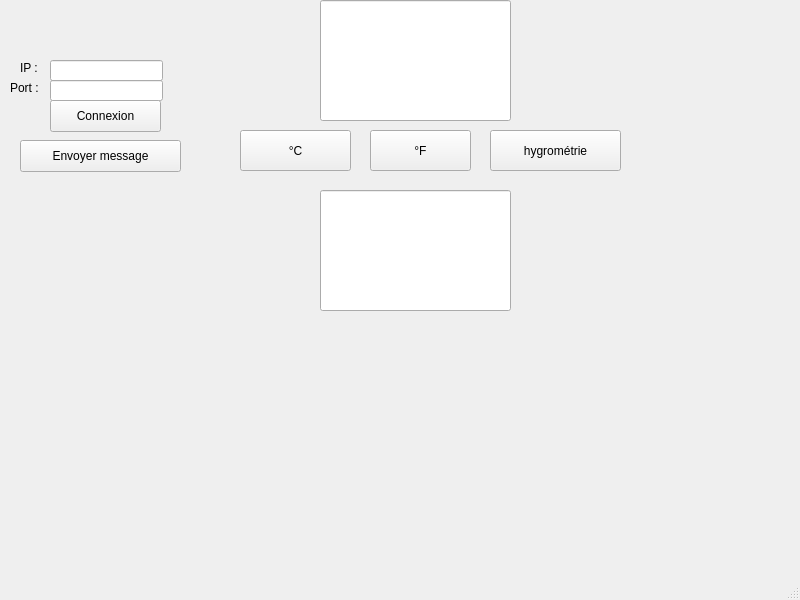
<?xml version="1.0" encoding="UTF-8"?>
<ui version="4.0">
 <class>clientQT</class>
 <widget class="QMainWindow" name="clientQT">
  <property name="geometry">
   <rect>
    <x>0</x>
    <y>0</y>
    <width>800</width>
    <height>600</height>
   </rect>
  </property>
  <property name="windowTitle">
   <string>clientQT</string>
  </property>
  <widget class="QWidget" name="centralwidget">
   <widget class="QLabel" name="ip">
    <property name="geometry">
     <rect>
      <x>20</x>
      <y>60</y>
      <width>21</width>
      <height>16</height>
     </rect>
    </property>
    <property name="text">
     <string>IP :</string>
    </property>
   </widget>
   <widget class="QLabel" name="port">
    <property name="geometry">
     <rect>
      <x>10</x>
      <y>80</y>
      <width>41</width>
      <height>16</height>
     </rect>
    </property>
    <property name="text">
     <string>Port :</string>
    </property>
   </widget>
   <widget class="QLineEdit" name="lineEditIP">
    <property name="geometry">
     <rect>
      <x>50</x>
      <y>60</y>
      <width>113</width>
      <height>21</height>
     </rect>
    </property>
   </widget>
   <widget class="QLineEdit" name="lineEditPort">
    <property name="geometry">
     <rect>
      <x>50</x>
      <y>80</y>
      <width>113</width>
      <height>21</height>
     </rect>
    </property>
   </widget>
   <widget class="QPushButton" name="boutonConnect">
    <property name="geometry">
     <rect>
      <x>50</x>
      <y>100</y>
      <width>111</width>
      <height>32</height>
     </rect>
    </property>
    <property name="text">
     <string>Connexion</string>
    </property>
   </widget>
   <widget class="QLabel" name="statutConnectLabel">
    <property name="geometry">
     <rect>
      <x>0</x>
      <y>180</y>
      <width>201</width>
      <height>121</height>
     </rect>
    </property>
    <property name="text">
     <string/>
    </property>
   </widget>
   <widget class="QPushButton" name="bouttonSendMessage">
    <property name="geometry">
     <rect>
      <x>20</x>
      <y>140</y>
      <width>161</width>
      <height>32</height>
     </rect>
    </property>
    <property name="text">
     <string>Envoyer message</string>
    </property>
   </widget>
   <widget class="QPushButton" name="celciusButton">
    <property name="geometry">
     <rect>
      <x>240</x>
      <y>130</y>
      <width>111</width>
      <height>41</height>
     </rect>
    </property>
    <property name="text">
     <string>°C</string>
    </property>
   </widget>
   <widget class="QPushButton" name="farenheitButton">
    <property name="geometry">
     <rect>
      <x>370</x>
      <y>130</y>
      <width>101</width>
      <height>41</height>
     </rect>
    </property>
    <property name="text">
     <string>°F</string>
    </property>
   </widget>
   <widget class="QPushButton" name="hygrometrieButton">
    <property name="geometry">
     <rect>
      <x>490</x>
      <y>130</y>
      <width>131</width>
      <height>41</height>
     </rect>
    </property>
    <property name="text">
     <string>hygrométrie</string>
    </property>
   </widget>
   <widget class="QLineEdit" name="lineEditASK">
    <property name="geometry">
     <rect>
      <x>320</x>
      <y>0</y>
      <width>191</width>
      <height>121</height>
     </rect>
    </property>
   </widget>
   <widget class="QLineEdit" name="lineEditANSWER">
    <property name="geometry">
     <rect>
      <x>320</x>
      <y>190</y>
      <width>191</width>
      <height>121</height>
     </rect>
    </property>
   </widget>
  </widget>
  <widget class="QMenuBar" name="menubar">
   <property name="geometry">
    <rect>
     <x>0</x>
     <y>0</y>
     <width>800</width>
     <height>24</height>
    </rect>
   </property>
  </widget>
  <widget class="QStatusBar" name="statusbar"/>
 </widget>
 <resources/>
 <connections>
  <connection>
   <sender>boutonConnect</sender>
   <signal>clicked()</signal>
   <receiver>clientQT</receiver>
   <slot>onConnectButtonClicked()</slot>
   <hints>
    <hint type="sourcelabel">
     <x>105</x>
     <y>139</y>
    </hint>
    <hint type="destinationlabel">
     <x>399</x>
     <y>299</y>
    </hint>
   </hints>
  </connection>
  <connection>
   <sender>bouttonSendMessage</sender>
   <signal>clicked()</signal>
   <receiver>clientQT</receiver>
   <slot>onSendMessageButtonClicked()</slot>
   <hints>
    <hint type="sourcelabel">
     <x>130</x>
     <y>179</y>
    </hint>
    <hint type="destinationlabel">
     <x>399</x>
     <y>299</y>
    </hint>
   </hints>
  </connection>
  <connection>
   <sender>celciusButton</sender>
   <signal>clicked()</signal>
   <receiver>clientQT</receiver>
   <slot>onCelciusClicked()</slot>
   <hints>
    <hint type="sourcelabel">
     <x>279</x>
     <y>169</y>
    </hint>
    <hint type="destinationlabel">
     <x>399</x>
     <y>299</y>
    </hint>
   </hints>
  </connection>
  <connection>
   <sender>farenheitButton</sender>
   <signal>clicked()</signal>
   <receiver>clientQT</receiver>
   <slot>onFarenheitClicked()</slot>
   <hints>
    <hint type="sourcelabel">
     <x>405</x>
     <y>169</y>
    </hint>
    <hint type="destinationlabel">
     <x>399</x>
     <y>299</y>
    </hint>
   </hints>
  </connection>
  <connection>
   <sender>hygrometrieButton</sender>
   <signal>clicked()</signal>
   <receiver>clientQT</receiver>
   <slot>onHygrometrieClicked()</slot>
   <hints>
    <hint type="sourcelabel">
     <x>535</x>
     <y>169</y>
    </hint>
    <hint type="destinationlabel">
     <x>399</x>
     <y>299</y>
    </hint>
   </hints>
  </connection>
 </connections>
 <slots>
  <slot>onConnectButtonClicked()</slot>
  <slot>onSendMessageButtonClicked()</slot>
  <slot>onCelciusClicked()</slot>
  <slot>onFarenheitClicked()</slot>
  <slot>onHygrometrieClicked()</slot>
 </slots>
</ui>
